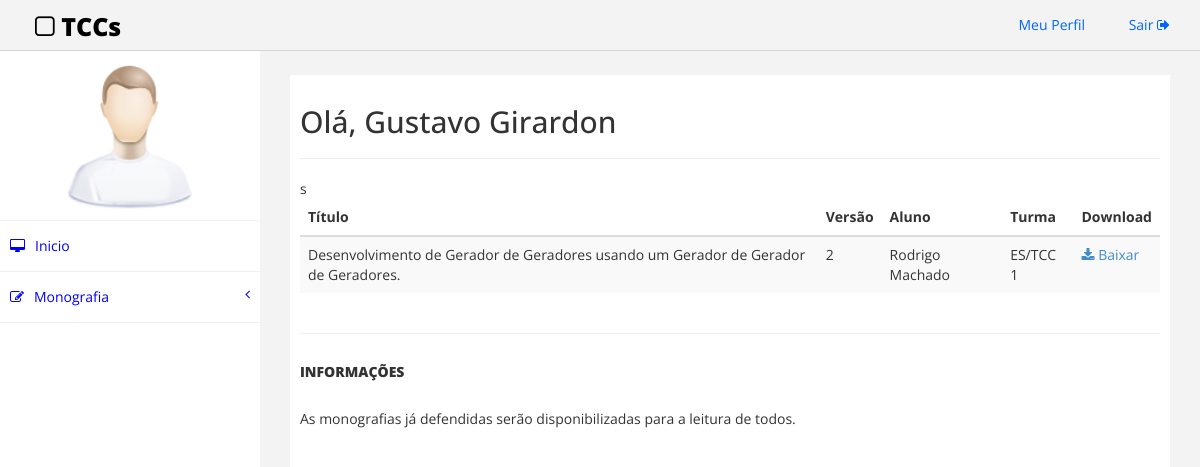
Screenshot of /src/indexAluno.php (signed in) with the database file from the repository.
### tables this page shows
CREATE TABLE IF NOT EXISTS `aluno` (
  `matricula` varchar(50) NOT NULL,
  `nome` varchar(50) NOT NULL,
  `senha` varchar(45) NOT NULL,
  `email` varchar(50) NOT NULL,
  PRIMARY KEY (`matricula`)
);

CREATE TABLE IF NOT EXISTS `monografia` (
  `idMonografia` int(11) NOT NULL AUTO_INCREMENT,
  `versao` varchar(45) DEFAULT NULL,
  `titulo` varchar(100) NOT NULL,
  `caminhoEntrega` varchar(100) DEFAULT NULL,
  `abstract` longtext,
  `aluno_matricula` varchar(50) NOT NULL,
  `professor_orientador` varchar(20) NOT NULL,
  `Professor_Coorientador` varchar(20) NOT NULL,
  `isFinal` tinyint(1) NOT NULL,
  PRIMARY KEY (`idMonografia`,`aluno_matricula`,`professor_orientador`,`Professor_Coorientador`),
  KEY `fk_Monografia_Aluno1_idx` (`aluno_matricula`),
  KEY `fk_Monografia_Professor1_idx` (`professor_orientador`),
  KEY `fk_Monografia_Professor2_idx` (`Professor_Coorientador`)
);

CREATE TABLE IF NOT EXISTS `turma_has_aluno` (
  `Turma_nomeTurma` varchar(15) NOT NULL,
  `Aluno_matricula` varchar(50) NOT NULL,
  PRIMARY KEY (`Turma_nomeTurma`,`Aluno_matricula`),
  KEY `fk_Turma_has_Aluno_Aluno1_idx` (`Aluno_matricula`),
  KEY `fk_Turma_has_Aluno_Turma1_idx` (`Turma_nomeTurma`)
);

### src/indexAluno.php (the view, shortened to what this page needs)
<!DOCTYPE html>
<html>
<head>
    <link href="assets/css/bootstrap.css" rel="stylesheet" />
    <link href="assets/css/font-awesome.css" rel="stylesheet" />
    <link href="assets/css/custom.css" rel="stylesheet" />
</head>
<body>
    <div id="wrapper">
        <div class="navbar navbar-inverse navbar-fixed-top">
            <div class="adjust-nav">
                <div class="navbar-header">
                    <a class="navbar-brand" href="#"><i class="fa fa-square-o "></i>&nbsp;TCCs</a>
                </div>
                <div class="navbar-collapse collapse">
                    <ul class="nav navbar-nav navbar-right">
                        <li><a href="./perfil.php">Meu Perfil <i class="fa fa-user-circle "></i></a></li>
                        <li><a href="./action/logout.php">Sair <i class="fa fa-sign-out "></i></a></li>
                    </ul>
                </div>
            </div>
        </div>
        <nav class="navbar-default navbar-side" role="navigation">
            <div class="sidebar-collapse">
                <ul class="nav" id="main-menu">
                    <li class="text-center user-image-back">
                        <img src="assets/img/find_user.png" class="img-responsive user-image" />
                    </li>
                    <li>
                        <a href="indexAluno.php"><i class="fa fa-desktop "></i>Inicio</a>
                    </li>
                    <li>
                        <a href="#"><i class="fa fa-edit "></i>Monografia<span class="fa arrow"></span></a>
                    </li>
                </ul>
            </div>
        </nav>
        <div id="page-wrapper">
            <div id="page-inner">
                <div class="row">
                    <div class="col-md-12">
                        <h2>Olá, <?php
                                $conn = new Connection();
                                $connection = $conn->getConnection();
                                $sql = "SELECT nome FROM aluno WHERE matricula = '".$_SESSION['usuario']."'";
                                $resultado = mysqli_query($connection, $sql) or die ("Erro ao conectar na tabela " . mysqli_error($connection));
                                $row = $resultado->fetch_assoc();
                                        echo $row['nome'];
                            ?></h2>
                            <hr>
                    </div>
                </div>
                <div class="row">
                    <div class="col-md-12">
                        <table class="table table-striped table-hover table-responsive">
                            <thead>
                                <tr>
                                    <th>
                                        Título
                                    </th>
                                    <th>
                                        Versão
                                    </th>
                                    <th>
                                        Aluno
                                    </th>
                                    <th>
                                        Turma
                                    </th>
                                    <th>
                                        Download
                                    </th>
                                </tr>
                            </thead>
                            <tbody>
                                <?php
                                    $conn = new Connection();
                                    $connection = $conn->getConnection();
                                    $sql = "SELECT * FROM monografia INNER JOIN aluno ON aluno.matricula = monografia.aluno_matricula LEFT JOIN turma_has_aluno ON aluno.matricula = turma_has_aluno.aluno_matricula WHERE isFinal = '1';";
                                    $resultado = mysqli_query($connection, $sql) or die ("Erro ao conectar na tabela " . mysqli_error($connection));
                                    while($row = $resultado->fetch_assoc()) {
                                            echo "<tr>
                                                    <td>
                                                        ".$row["titulo"]."
                                                    </td>
                                                    <td>
                                                        ".$row["versao"]."
                                                    </td>
                                                    <td>
                                                        ".$row["nome"]."
                                                    </td>
                                                    <td>
                                                        ".$row["Turma_nomeTurma"]."
                                                    </td>
                                                    <td>
                                                        <a href='./uploads/".$row['caminhoEntrega']."' target='_blank'><i class='fa fa-download' aria-hidden='true'></i><span> Baixar</span></a>
                                                    </td>s
                                                </tr>";
                                    }
                                ?>
                            </tbody>
                        </table>
                    </div>
                </div>
                <hr />
                  <div class="row">
                    <div class="col-md-12">
                        <h5>Informações</h5>
                            <p>As monografias já defendidas serão disponibilizadas para a leitura de todos.</p>
                    </div>
                </div>
            </div>
        </div>
    </div>
</body>
</html>

### src/assets/css/custom.css (style rules this page uses)
body { font-family: 'Open Sans', sans-serif; }
#wrapper { width: 100%; margin-top:50px; }
#page-wrapper { padding: 15px 15px; min-height: 600px; background:#F3F3F3; }
#page-inner { width:100%; margin:10px 20px 10px 0px; background-color:#fff!important; padding:10px; min-height:1200px; }
.text-center { text-align:center; }
.user-image-back { background-color: white; padding: 10px; }
.user-image { width: 150px; height: 150px; display: block; margin: 0 auto; }
h5,.h5 { font-size: 14px; font-weight: 900; text-transform: uppercase; padding-bottom:20px; }
.navbar-inverse .navbar-nav > li > a { color: #06F; }
.arrow { float: right; }
.fa.arrow:before { content: "\f104"; }
.sidebar-collapse , .sidebar-collapse .nav { background:none; }
.sidebar-collapse .nav { padding:0; }
.sidebar-collapse .nav > li > a { background: #FFFFFF; text-shadow: none; color:#0000FF; }
.sidebar-collapse > .nav > li > a { padding:15px 10px; }
.sidebar-collapse > .nav > li { border-bottom: 1px solid rgba(240, 240, 240, 1) !important; }
.navbar-side { border:none; background-color: #202020; }
.navbar-inverse { background-color: #f3f3f3; border-color: #D3D3D3; }
.navbar-default { border:0px solid #DDDDDD; }
.nav > li > a > i { margin-right:10px; }
.navbar-inverse .navbar-brand { color: #000000; font-size: 25px; font-weight: 900; }
.adjust-nav { padding-left:20px;padding-right:20px; }
@media (min-width:768px) { #page-wrapper { margin: 0 0 0 260px; padding: 15px 30px; min-height: 1200px; } }
@media (min-width:768px) { .navbar-side { z-index: 1; position: absolute; width: 260px; } }
@media (min-width:768px) { .navbar { border-radius: 0px; } }

### rows the page displays
aluno: nome "Gustavo Girardon"
monografia: titulo "Desenvolvimento de Gerador de Geradores usando um Gerador de Gerador de Geradores.", versao "2", aluno_matricula.nome "Rodrigo Machado", turma_has_aluno.Turma_nomeTurma "ES/TCC 1"
